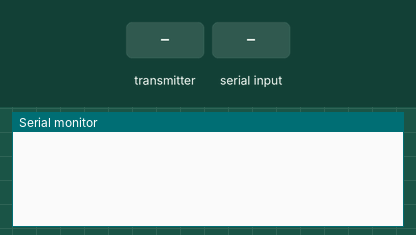
A program run on a simulated ESP32. Parts: the last lines printed to the serial monitor. Inputs (shaded band) come from the test bench.

Above: at 1.2 s.
1.3 s: the transmitter starts sending user_message = 0
At 1.61 s:
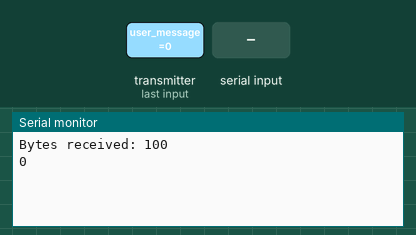
2.8 s: "1\n" received over Serial
At 3.21 s:
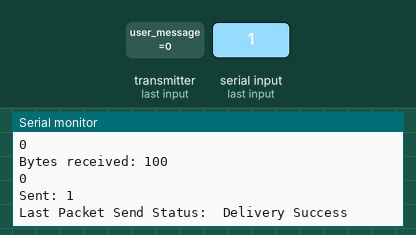

Measured:
- after the input at 1.3 s, the serial monitor: prints a new line at once (image 1)
- after the input at 2.8 s, the serial monitor: prints a new line after 0.20 s (image 2)

The program:

main.cpp
```cpp
/*
 * CollabCanvas code by Eric Yang and Jordan Gonzalez
 *
 * Credit to ESPNOW framework documentation for networking
 *
 * Electronics 2025 Final Project
 */

#include "HardwareSerial.h"
#include "esp32-hal.h"
#include "esp_err.h"
#include "lwip/ip_addr.h"
#include "pgmspace.h"
#include <WiFi.h>
#include <cstdint>
#include <cstring>
#include <esp_now.h>

using namespace std;

#define MESSAGE_BUFFER_SIZE 100

// NOTE: define MAC address with an unsigned 8 integer array, thanks!
// Use hexidecimal system, i.e. 0xFF to encode letters A-F in MAC address.

// FLASH THIS FOR WAND 1
const uint8_t RECEIVER_MAC_ADD[] = {0x20, 0x43, 0xA8, 0x65, 0xEB, 0x68};

// FLASH THIS FOR WAND 2
// const uint8_t RECEIVER_MAC_ADD[] = {0x20, 0x43, 0xA8, 0x65, 0xC0, 0x7C};

String success;

// TODO: implement actual wand_message structure later
// need to send IMU data as floats
typedef struct wand_message {
  char user_message[MESSAGE_BUFFER_SIZE];
} wand_message;

wand_message myMessage;
wand_message incomingMessage;

// ESP-NOW peer info for the receiver
esp_now_peer_info peerInfo;

void onDataSent(const uint8_t *mac, esp_now_send_status_t status) {
  Serial.print("\r\nLast Packet Send Status:\t");
  if (status == ESP_NOW_SEND_SUCCESS) {
    Serial.println("Delivery Success");
    success = "Delivery Success :)";
  } else {
    Serial.println("Delivery Fail");
    success = "Delivery Fail :(";
  }
}

void onDataRecv(const uint8_t *mac, const uint8_t *incomingData, int len) {
  // Copy the incoming data into incomingMessage
  memcpy(&incomingMessage, incomingData, sizeof(incomingMessage));
  Serial.print("Bytes received: ");
  Serial.println(len);
  // Print the received message stored in the char array
  Serial.println(incomingMessage.user_message);
}

String expose_mac_address() {
  // Helper function to return ESP32's MAC address
  WiFi.mode(WIFI_STA);
  String macAddress = WiFi.macAddress();
  return macAddress;
}

String input_handler() {
  if (Serial.available() > 0) {
    String inputString = Serial.readStringUntil('\n');
    return inputString;
  }
  return "";
}

void setup() {
  Serial.begin(115200);
  WiFi.mode(WIFI_STA);

  if (esp_now_init() != ESP_OK) {
    Serial.println("Error starting ESPNOW protocol!");
    return;
  }

  esp_now_register_send_cb(onDataSent);

  // Set up peer information for the receiver
  memcpy(peerInfo.peer_addr, RECEIVER_MAC_ADD, 6);
  peerInfo.channel = 0;
  peerInfo.encrypt = false;

  // Add the peer
  if (esp_now_add_peer(&peerInfo) != ESP_OK) {
    Serial.println("Peer add FAILED");
    return;
  }

  esp_now_register_recv_cb(onDataRecv);
}

void loop() {
  String input = input_handler();
  if (input.length() > 0) {
    // Convert the input String to a C-style char array and copy it into our
    // message struct
    input.toCharArray(myMessage.user_message, MESSAGE_BUFFER_SIZE);

    // Send the message via ESP-NOW
    esp_err_t result = esp_now_send(RECEIVER_MAC_ADD, (uint8_t *)&myMessage,
                                    sizeof(myMessage));
    if (result == ESP_OK) {
      Serial.println("Sent: " + input);
    } else {
      Serial.println("Failed to send...");
    }
  }
  delay(1000);
}
```
